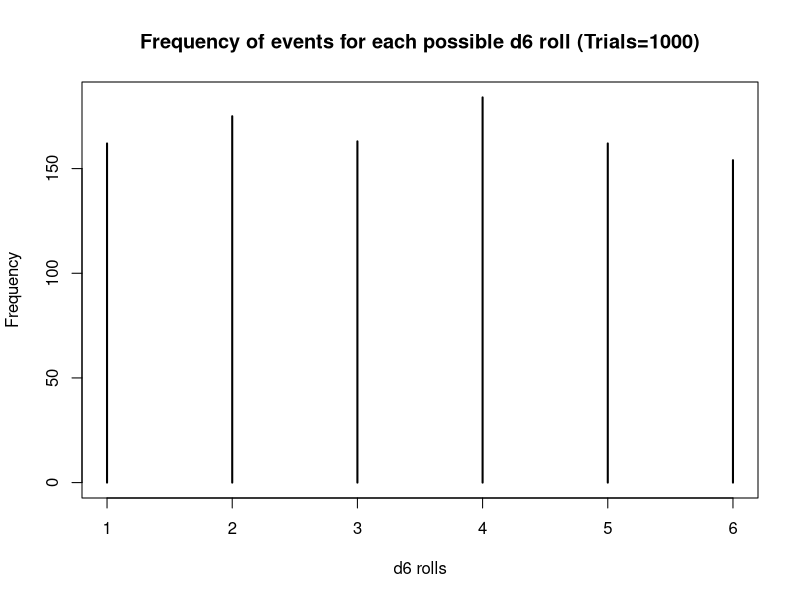
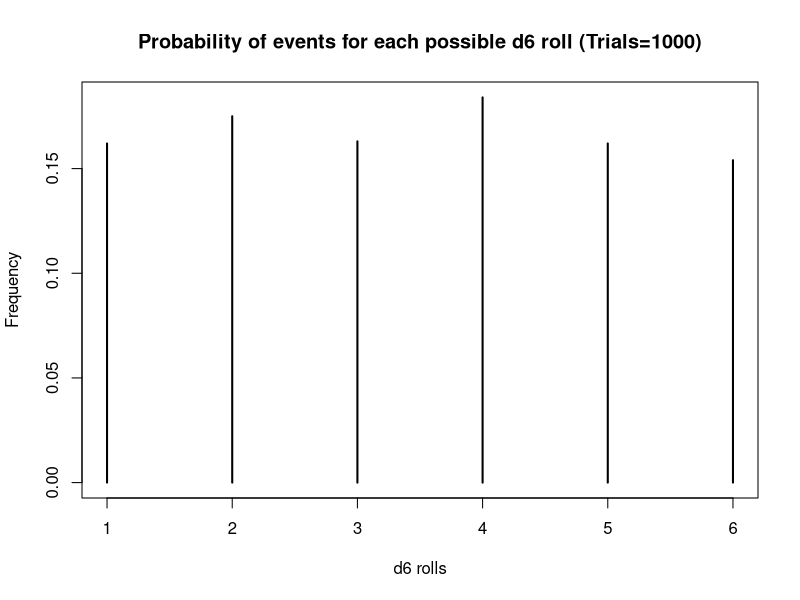

Reproduce these figures in R, in order.
## ---- chunk 1
sims <- sample(x = 1:6, size=30, replace=TRUE)
table(sims)
prob <- table(sims) / length(sims)
## ---- chunk 2
chi2 <- chisq.test(table(sims))
chi2
## ---- chunk 3
sims <- sample(x = 1:6, size=100, replace=TRUE)
table(sims)
prob <- table(sims) / length(sims)
## ---- chunk 4
chi2 <- chisq.test(table(sims))
chi2
## ---- chunk 5
sims <- sample(x = 1:6, size=1000, replace=TRUE)
table(sims)
prob <- table(sims) / length(sims)
## ---- chunk 6
plot(table(sims), xlab = 'd6 rolls', ylab = 'Frequency', main = 'Frequency of events for each possible d6 roll (Trials=1000)')
plot(prob, xlab = 'd6 rolls', ylab = 'Frequency', main = 'Probability of events for each possible d6 roll (Trials=1000)')
## ---- chunk 7
chi2 <- chisq.test(table(sims))
chi2
